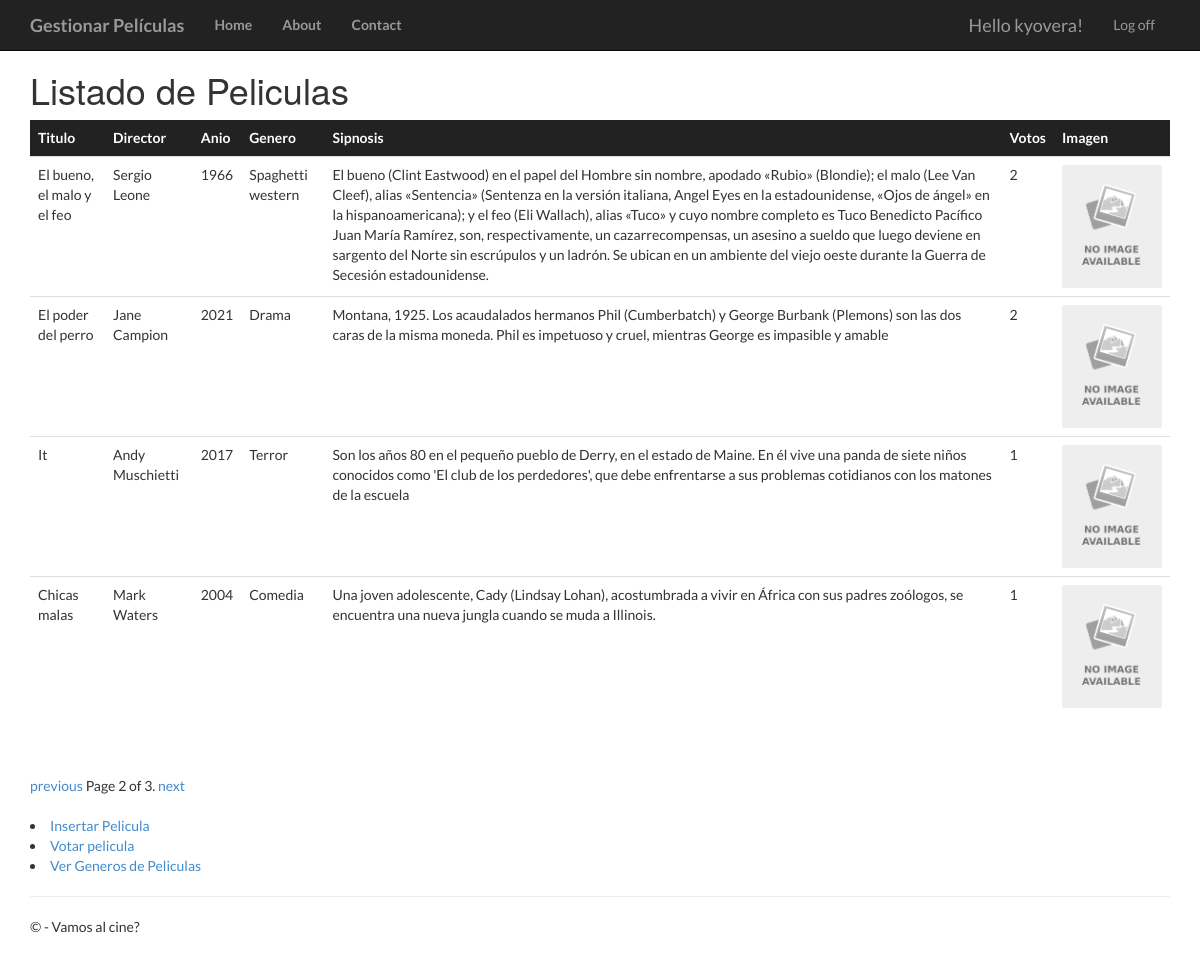
The page /peliculas/?page=2 (signed in) on the database its author committed.
### app/models.py (models this page shows, shortened)
class Pelicula(models.Model):
	titulo = models.CharField(max_length=100)
	direccion = models.CharField(max_length=60)
	anio = models.IntegerField(validators=[MaxValueValidator(99999999999)])
	genero = models.CharField(max_length=60)
	sinopsis = models.CharField(max_length=700)
	votos = models.IntegerField(validators=[MaxValueValidator(99999999999)])
	imagen = models.ImageField(null=True, blank=True, upload_to="images/")

### app/views.py (the view)
# urls.py: path('peliculas/', views.peliculas, name='peliculas'),
def peliculas(request):
	if not request.user.is_authenticated:
		return HttpResponseRedirect('/login')
	else:
		film_lista = Pelicula.objects.all().order_by('-votos')
		paginator = Paginator(film_lista, 4) #Se indica que se mostraran 4 peliculas por pagina
		page = request.GET.get('page')
		try:
			pelis = paginator.page(page)
		except PageNotAnInteger:
			pelis = paginator.page(1)
		except EmptyPage:
			pelis = paginator.page(paginator.num_pages)
		return render(request, 'app/peliculas.html', {'pelis': pelis})

### app/templates/app/peliculas.html
{% extends "app/layout.html"%}
{% block content %}
<h1>Listado de Peliculas</h1>
<table class="table table-hover">
	<thead class="thead-dark">
	<tr>
		<td>Titulo</td>
		<td>Director</td>
		<td>Anio</td>
		<td>Genero</td>
		<td>Sipnosis</td>
		<td>Votos</td>
		<td>Imagen</td>
	</tr>
	</thead>
	<tbody>
	{% for filma in pelis %}
	<tr>
		<td>{{ filma.titulo }}</td>
		<td>{{ filma.direccion }}</td>
		<td>{{ filma.anio }}</td>
		<td>{{ filma.genero }}</td>
		<td>{{ filma.sinopsis }}</td>
		<td>{{ filma.votos }}</td>
		{% if filma.imagen %}
		<td><img src="{{ filma.imagen.url }}" width="100"/></td>
		{% else %}
		<td><img src="/media/images/no-image.png" width="100"/></td>
		{% endif %}
	</tr>
	{% endfor %}
	</tbody>
</table>
<br />
{% if pelis.has_other_pages %}
<div class="pagination">
	<span class="step-links">
		{% if pelis.has_previous %}
		<a href="?page={{ pelis.previous_page_number }}">previous</a>
		{% endif %}
		<span class="current">
			Page {{ pelis.number }} of {{ pelis.paginator.num_pages }}.
		</span>
		{% if pelis.has_next %}
		<a href="?page={{ pelis.next_page_number }}">next</a>
		{% endif %}
	</span>
</div>
<br />
{% endif %}
{% if request.user.is_superuser %}
<li><a href="{% url 'new_pelicula' %}">Insertar Pelicula</a></li>
{% endif %}
<li><a href="{% url 'voto' %}">Votar pelicula</a></li>
<li><a href="{% url 'generos' %}">Ver Generos de Peliculas</a></li>
{% endblock %}

### app/templates/app/loginpartial.html (shortened to what this page needs)
{% if user.is_authenticated %}
<form id="logoutForm" action="/logout/" method="post" class="navbar-right">
    <ul class="nav navbar-nav navbar-right">
        <li><span class="navbar-brand">Hello {{ user.username }}!</span></li>
        <li><a href="javascript:document.getElementById('logoutForm').submit()">Log off</a></li>
    </ul>
</form>
{% else %}
<ul class="nav navbar-nav navbar-right">
    <li><a href="{% url 'registro' %}">Registro</a></li>
    <li><a href="{% url 'login' %}">Login</a></li>
</ul>
{% endif %}

### app/static/app/content/site.css (style rules this page uses)
* { font-family: 'Lato', sans-serif; }
body { padding-top: 50px; padding-bottom: 20px; }
.thead-dark { color: #fff; font-weight: bold; background-color: #222; }

### rows shown on the page
Pelicula: titulo "El bueno, el malo y el feo", direccion "Sergio Leone", anio "1966", genero "Spaghetti western", sinopsis "El bueno (Clint Eastwood) en el papel del Hombre sin nombre, apodado «Rubio» (Blondie); el malo (Lee Van Cleef), alias «Sentencia» (Sentenza en la versión italiana, Angel Eyes en la estadounidense, «Ojos de ángel» en la hispanoamericana); y el feo (Eli Wallach), alias «Tuco» y cuyo nombre completo es Tuco Benedicto Pacífico Juan María Ramírez, son, respectivamente, un cazarrecompensas, un asesino a sueldo que luego deviene en sargento del Norte sin escrúpulos y un ladrón. Se ubican en un ambiente del viejo oeste durante la Guerra de Secesión estadounidense.", votos "2"
Pelicula: titulo "El poder del perro", direccion "Jane Campion", anio "2021", genero "Drama", sinopsis "Montana, 1925. Los acaudalados hermanos Phil (Cumberbatch) y George Burbank (Plemons) son las dos caras de la misma moneda. Phil es impetuoso y cruel, mientras George es impasible y amable", votos "2"
Pelicula: titulo "It", direccion "Andy Muschietti", anio "2017", genero "Terror", sinopsis "Son los años 80 en el pequeño pueblo de Derry, en el estado de Maine. En él vive una panda de siete niños conocidos como 'El club de los perdedores', que debe enfrentarse a sus problemas cotidianos con los matones de la escuela", votos "1"
Pelicula: titulo "Chicas malas", direccion "Mark Waters", anio "2004", genero "Comedia", sinopsis "Una joven adolescente, Cady (Lindsay Lohan), acostumbrada a vivir en África con sus padres zoólogos, se encuentra una nueva jungla cuando se muda a Illinois.", votos "1"

### other values the page prints
{{ user.username }} "kyovera"
{{ pelis.number }} "2"
{{ pelis.paginator.num_pages }} "3"
